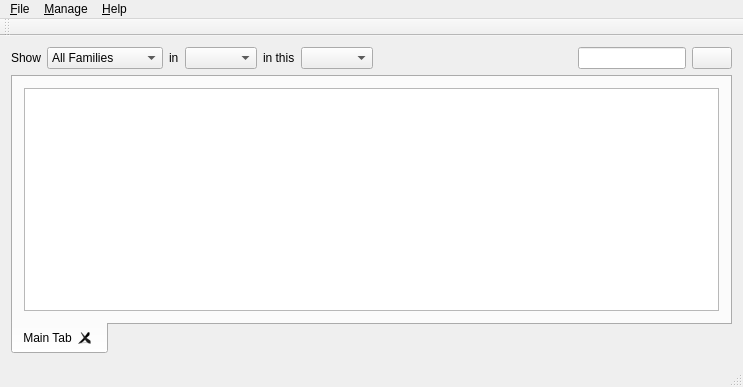
<?xml version="1.0" encoding="UTF-8"?>
<ui version="4.0">
 <class>MainWindow</class>
 <widget class="QMainWindow" name="MainWindow">
  <property name="geometry">
   <rect>
    <x>0</x>
    <y>0</y>
    <width>743</width>
    <height>387</height>
   </rect>
  </property>
  <property name="windowTitle">
   <string>MainWindow</string>
  </property>
  <widget class="QWidget" name="centralWidget">
   <layout class="QVBoxLayout" name="verticalLayout">
    <item>
     <layout class="QHBoxLayout" name="horizontalLayout">
      <item>
       <widget class="QLabel" name="show">
        <property name="text">
         <string>Show</string>
        </property>
       </widget>
      </item>
      <item>
       <widget class="QComboBox" name="familyComboBox">
        <property name="sizePolicy">
         <sizepolicy hsizetype="Fixed" vsizetype="Fixed">
          <horstretch>0</horstretch>
          <verstretch>0</verstretch>
         </sizepolicy>
        </property>
        <item>
         <property name="text">
          <string>All Families</string>
         </property>
        </item>
        <item>
         <property name="text">
          <string>Visited Families</string>
         </property>
        </item>
       </widget>
      </item>
      <item>
       <widget class="QLabel" name="in">
        <property name="text">
         <string>in</string>
        </property>
       </widget>
      </item>
      <item>
       <widget class="QComboBox" name="cellComboBox">
        <property name="sizePolicy">
         <sizepolicy hsizetype="Fixed" vsizetype="Fixed">
          <horstretch>0</horstretch>
          <verstretch>0</verstretch>
         </sizepolicy>
        </property>
       </widget>
      </item>
      <item>
       <widget class="QLabel" name="inThis">
        <property name="text">
         <string>in this</string>
        </property>
       </widget>
      </item>
      <item>
       <widget class="QComboBox" name="fortnite"/>
      </item>
      <item>
       <spacer name="horizontalSpacer">
        <property name="orientation">
         <enum>Qt::Horizontal</enum>
        </property>
        <property name="sizeHint" stdset="0">
         <size>
          <width>40</width>
          <height>20</height>
         </size>
        </property>
       </spacer>
      </item>
      <item>
       <widget class="QLineEdit" name="searchEdit">
        <property name="sizePolicy">
         <sizepolicy hsizetype="Fixed" vsizetype="Fixed">
          <horstretch>0</horstretch>
          <verstretch>0</verstretch>
         </sizepolicy>
        </property>
       </widget>
      </item>
      <item>
       <widget class="QPushButton" name="searchButton">
        <property name="sizePolicy">
         <sizepolicy hsizetype="Preferred" vsizetype="Fixed">
          <horstretch>0</horstretch>
          <verstretch>0</verstretch>
         </sizepolicy>
        </property>
        <property name="text">
         <string/>
        </property>
       </widget>
      </item>
     </layout>
    </item>
    <item>
     <widget class="QTabWidget" name="tabWidget">
      <property name="tabPosition">
       <enum>QTabWidget::South</enum>
      </property>
      <property name="currentIndex">
       <number>0</number>
      </property>
      <property name="documentMode">
       <bool>false</bool>
      </property>
      <property name="tabsClosable">
       <bool>true</bool>
      </property>
      <property name="tabBarAutoHide">
       <bool>false</bool>
      </property>
      <widget class="QWidget" name="defaulTab">
       <attribute name="title">
        <string>Main Tab</string>
       </attribute>
       <layout class="QHBoxLayout" name="horizontalLayout_2">
        <item>
         <widget class="QTableView" name="mainTableView"/>
        </item>
       </layout>
      </widget>
     </widget>
    </item>
   </layout>
  </widget>
  <widget class="QMenuBar" name="menuBar">
   <property name="geometry">
    <rect>
     <x>0</x>
     <y>0</y>
     <width>743</width>
     <height>21</height>
    </rect>
   </property>
   <widget class="QMenu" name="menu_File">
    <property name="title">
     <string>&amp;File</string>
    </property>
    <addaction name="actionRun_Query"/>
    <addaction name="actionSetup_Views"/>
   </widget>
   <widget class="QMenu" name="menu_Help">
    <property name="title">
     <string>&amp;Help</string>
    </property>
    <addaction name="actionCheck_for_Updates"/>
    <addaction name="action_About"/>
   </widget>
   <widget class="QMenu" name="menuManage">
    <property name="title">
     <string>&amp;Manage</string>
    </property>
    <addaction name="actionMange_Cells"/>
    <addaction name="actionManage_Families"/>
    <addaction name="actionManage_Visits"/>
   </widget>
   <addaction name="menu_File"/>
   <addaction name="menuManage"/>
   <addaction name="menu_Help"/>
  </widget>
  <widget class="QToolBar" name="mainToolBar">
   <attribute name="toolBarArea">
    <enum>TopToolBarArea</enum>
   </attribute>
   <attribute name="toolBarBreak">
    <bool>false</bool>
   </attribute>
  </widget>
  <widget class="QStatusBar" name="statusBar"/>
  <action name="action_About">
   <property name="text">
    <string>&amp;About</string>
   </property>
  </action>
  <action name="actionRun_Query">
   <property name="text">
    <string>Run &amp;Query</string>
   </property>
   <property name="toolTip">
    <string>Runs the SQL query</string>
   </property>
  </action>
  <action name="actionMange_Cells">
   <property name="text">
    <string>Mange &amp;Cells</string>
   </property>
  </action>
  <action name="actionManage_Families">
   <property name="text">
    <string>Manage &amp;Families</string>
   </property>
  </action>
  <action name="actionManage_Visits">
   <property name="text">
    <string>Manage &amp;Visits</string>
   </property>
  </action>
  <action name="actionCheck_for_Updates">
   <property name="text">
    <string>Check for &amp;Updates</string>
   </property>
  </action>
  <action name="actionGet_Path">
   <property name="text">
    <string>Get Path</string>
   </property>
  </action>
  <action name="actionSetup_Views">
   <property name="text">
    <string>Setup Views</string>
   </property>
  </action>
 </widget>
 <layoutdefault spacing="6" margin="11"/>
 <resources/>
 <connections/>
</ui>
